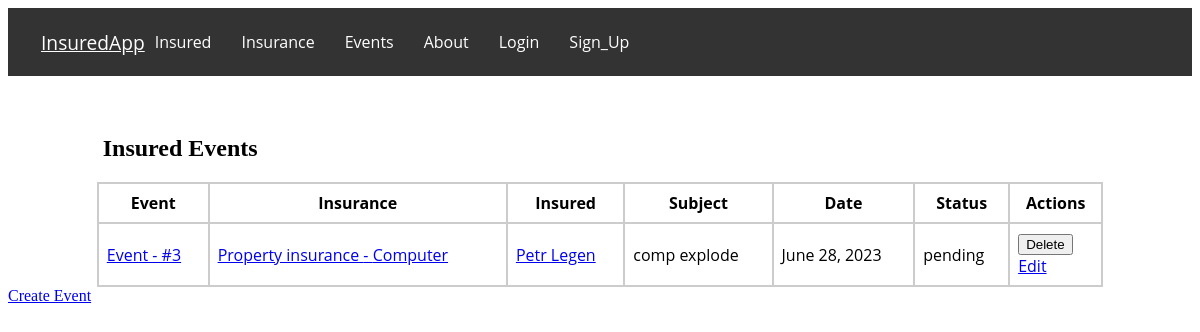
The page /insurance_events/ on the database as committed earlier.
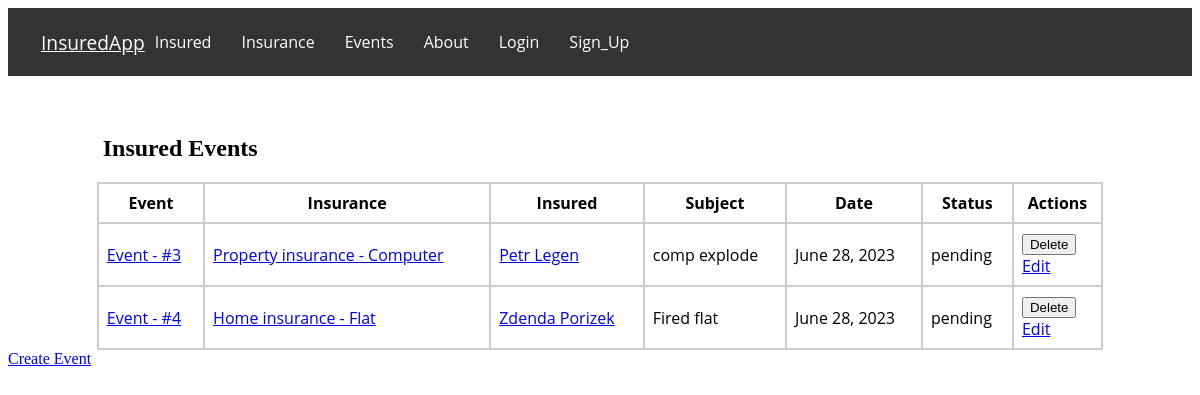
The same page on the database as committed later.
### evidence/models.py (models this page shows, shortened)
class InsuranceEvent(models.Model):
    STATUS_CHOICES = (
        ('pending', 'Pending'),
        ('approved', 'Approved'),
        ('rejected', 'Rejected'),
        ('in_progress', 'In Progress'),
        ('completed', 'Completed'),
    )
    insurance = models.ForeignKey(Insurance, on_delete=models.CASCADE, null=True)
    subject = models.CharField(max_length=32, null=True)
    description = models.TextField()
    date = models.DateField()
    status = models.CharField(max_length=32, choices=STATUS_CHOICES)
    note = models.TextField(blank=True, null=True)

class Insurance(models.Model):
    INSURANCE_TYPE = (
        ('home', 'Home insurance'),
        ('car', 'Car insurance'),
        ('property', 'Property insurance'),
    )
    insurance = models.ManyToManyField(Insured, related_name='insurance')
    type = models.CharField(max_length=32, choices=INSURANCE_TYPE)
    subject = models.CharField(max_length=32)
    amount = models.IntegerField()
    valid_from = models.DateField()
    valid_until = models.DateField()
    class Meta:
        ordering = ['id']

class Insured(models.Model):
    user = models.ForeignKey(User, on_delete=models.CASCADE, related_name='insured', null=True)
    ROLE_CHOICES = (
        ('insurer', 'Insurer'),
        ('insured', 'Insured'),
    )
    first_name = models.CharField(max_length=100)
    profile_photo = models.ImageField(upload_to='profile_photos', blank=True, null=True)
    last_name = models.CharField(max_length=100)
    email = models.EmailField()
    role = models.CharField(max_length=10, choices=ROLE_CHOICES, null=True)
    street = models.CharField(max_length=100)
    city = models.CharField(max_length=64)
    zipcode = models.IntegerField()
    phone = models.CharField(max_length=16)
    class Meta:
        ordering = ['id']

### evidence/views.py (the view)
# urls.py: path('insurance_events/', insurance_events, name='insurance_events'),
def insurance_events(request):
    events = InsuranceEvent.objects.all()
    for event in events:
        insured_names = ", ".join([insured.first_name for insured in event.insurance.insurance.all()])
        setattr(event, 'insured_names', insured_names)
    return render(request, 'insurance_events.html', {'events': events})

### evidence/templates/insurance_events.html (shortened to what this page needs)
{% extends 'base.html' %}
{% block content %}
  <h2 class="insured-events-h">Insured Events</h2>
  <table class="insured-events-table">
    <thead>
      <tr>
        <th>Event</th>
        <th>Insurance</th>
        <th>Insured</th>
        <th>Subject</th>
        <th>Date</th>
        <th>Status</th>
        <th>Actions</th>
      </tr>
    </thead>
    <tbody>
      {% for event in events %}
        <tr>
          <td>
            <a href="{% url 'insurance_event_detail' event_id=event.id %}">
              Event - #{{ event.id }}
            </a>
          </td>
          <td>
          <a href="{% url 'insurance_detail' event.insurance.id %}">
            {{ event.insurance.get_type_display }} - {{ event.insurance.subject }}
          </a>
          </td>
          <td>
              {% for insured in event.insurance.insurance.all %}
            <a href="{% url 'insured_detail' insured.id %}">
              {{ insured.first_name }} {{ insured.last_name }}
            </a>{% if not forloop.last %}, {% endif %}
              {% endfor %}
          </td>
          <td>{{ event.subject }}</td>
          <td>{{ event.date }}</td>
          <td>{{ event.status }}</td>
          <td>
            <form method="post" action="{% url 'delete_event' event_id=event.id %}">
                <button type="submit" class="delete-button" onclick="return confirm('Are you sure you want to delete this event?')">Delete</button>
            </form>
            <a href="{% url 'edit_event' event_id=event.id %}" class="edit-button">Edit</a>
          </td>
        </tr>
      {% endfor %}
    </tbody>
  </table>
  <a href="{% url 'create_event' %}" class="create-event-button">Create Event</a>
{% endblock %}

Rows that differ between the two databases and show on the page:
added InsuranceEvent: id "4", insurance.type "Home insurance", insurance.subject "Flat", subject "Fired flat", date "June 28, 2023", status "pending"
now on this page (row unchanged): Insured: first_name "Zdenda", last_name "Porizek", shown under "4"
